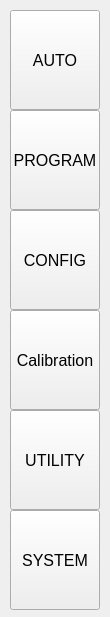
<?xml version="1.0" encoding="UTF-8"?>
<ui version="4.0">
 <class>ModuleSelectForm</class>
 <widget class="QWidget" name="ModuleSelectForm">
  <property name="geometry">
   <rect>
    <x>0</x>
    <y>0</y>
    <width>110</width>
    <height>617</height>
   </rect>
  </property>
  <property name="font">
   <font>
    <pointsize>12</pointsize>
   </font>
  </property>
  <property name="windowTitle">
   <string>Form</string>
  </property>
  <property name="windowIcon">
   <iconset resource="resource.qrc">
    <normaloff>:/Image/Auto_TopMenu.png</normaloff>
    <normalon>:/Image/Auto_TopMenu.png</normalon>:/Image/Auto_TopMenu.png</iconset>
  </property>
  <property name="autoFillBackground">
   <bool>true</bool>
  </property>
  <widget class="QToolButton" name="autoMenuBtn">
   <property name="geometry">
    <rect>
     <x>10</x>
     <y>10</y>
     <width>90</width>
     <height>100</height>
    </rect>
   </property>
   <property name="font">
    <font>
     <pointsize>12</pointsize>
    </font>
   </property>
   <property name="text">
    <string>AUTO</string>
   </property>
   <property name="icon">
    <iconset resource="resource.qrc">
     <normaloff>:/Image/Auto_TopMenu.png</normaloff>:/Image/Auto_TopMenu.png</iconset>
   </property>
   <property name="iconSize">
    <size>
     <width>70</width>
     <height>70</height>
    </size>
   </property>
   <property name="toolButtonStyle">
    <enum>Qt::ToolButtonTextUnderIcon</enum>
   </property>
  </widget>
  <widget class="QToolButton" name="pgmMenuBtn">
   <property name="geometry">
    <rect>
     <x>10</x>
     <y>110</y>
     <width>90</width>
     <height>100</height>
    </rect>
   </property>
   <property name="font">
    <font>
     <pointsize>12</pointsize>
    </font>
   </property>
   <property name="text">
    <string>PROGRAM</string>
   </property>
   <property name="icon">
    <iconset resource="resource.qrc">
     <normaloff>:/Image/Program_TopMenu.png</normaloff>:/Image/Program_TopMenu.png</iconset>
   </property>
   <property name="iconSize">
    <size>
     <width>70</width>
     <height>70</height>
    </size>
   </property>
   <property name="toolButtonStyle">
    <enum>Qt::ToolButtonTextUnderIcon</enum>
   </property>
  </widget>
  <widget class="QToolButton" name="configMenuBtn">
   <property name="geometry">
    <rect>
     <x>10</x>
     <y>210</y>
     <width>90</width>
     <height>100</height>
    </rect>
   </property>
   <property name="font">
    <font>
     <pointsize>12</pointsize>
    </font>
   </property>
   <property name="text">
    <string>CONFIG</string>
   </property>
   <property name="icon">
    <iconset resource="resource.qrc">
     <normaloff>:/Image/Configure_TopMenu.png</normaloff>:/Image/Configure_TopMenu.png</iconset>
   </property>
   <property name="iconSize">
    <size>
     <width>70</width>
     <height>70</height>
    </size>
   </property>
   <property name="toolButtonStyle">
    <enum>Qt::ToolButtonTextUnderIcon</enum>
   </property>
  </widget>
  <widget class="QToolButton" name="utilityMenuBtn">
   <property name="geometry">
    <rect>
     <x>10</x>
     <y>410</y>
     <width>90</width>
     <height>100</height>
    </rect>
   </property>
   <property name="font">
    <font>
     <pointsize>12</pointsize>
    </font>
   </property>
   <property name="text">
    <string>UTILITY</string>
   </property>
   <property name="icon">
    <iconset resource="resource.qrc">
     <normaloff>:/Image/Utility_TopMenu.png</normaloff>:/Image/Utility_TopMenu.png</iconset>
   </property>
   <property name="iconSize">
    <size>
     <width>70</width>
     <height>70</height>
    </size>
   </property>
   <property name="toolButtonStyle">
    <enum>Qt::ToolButtonTextUnderIcon</enum>
   </property>
  </widget>
  <widget class="QToolButton" name="systemMenuBtn">
   <property name="geometry">
    <rect>
     <x>10</x>
     <y>510</y>
     <width>90</width>
     <height>100</height>
    </rect>
   </property>
   <property name="font">
    <font>
     <pointsize>12</pointsize>
    </font>
   </property>
   <property name="text">
    <string>SYSTEM</string>
   </property>
   <property name="icon">
    <iconset resource="resource.qrc">
     <normaloff>:/Image/System_TopMenu.png</normaloff>:/Image/System_TopMenu.png</iconset>
   </property>
   <property name="iconSize">
    <size>
     <width>70</width>
     <height>70</height>
    </size>
   </property>
   <property name="toolButtonStyle">
    <enum>Qt::ToolButtonTextUnderIcon</enum>
   </property>
  </widget>
  <widget class="QToolButton" name="calibMenuBtn">
   <property name="geometry">
    <rect>
     <x>10</x>
     <y>310</y>
     <width>90</width>
     <height>100</height>
    </rect>
   </property>
   <property name="font">
    <font>
     <pointsize>12</pointsize>
    </font>
   </property>
   <property name="text">
    <string>Calibration</string>
   </property>
   <property name="icon">
    <iconset resource="resource.qrc">
     <normaloff>:/Image/Maintenance_TopMenu.png</normaloff>:/Image/Maintenance_TopMenu.png</iconset>
   </property>
   <property name="iconSize">
    <size>
     <width>70</width>
     <height>70</height>
    </size>
   </property>
   <property name="toolButtonStyle">
    <enum>Qt::ToolButtonTextUnderIcon</enum>
   </property>
  </widget>
 </widget>
 <resources>
  <include location="resource.qrc"/>
 </resources>
 <connections/>
</ui>
